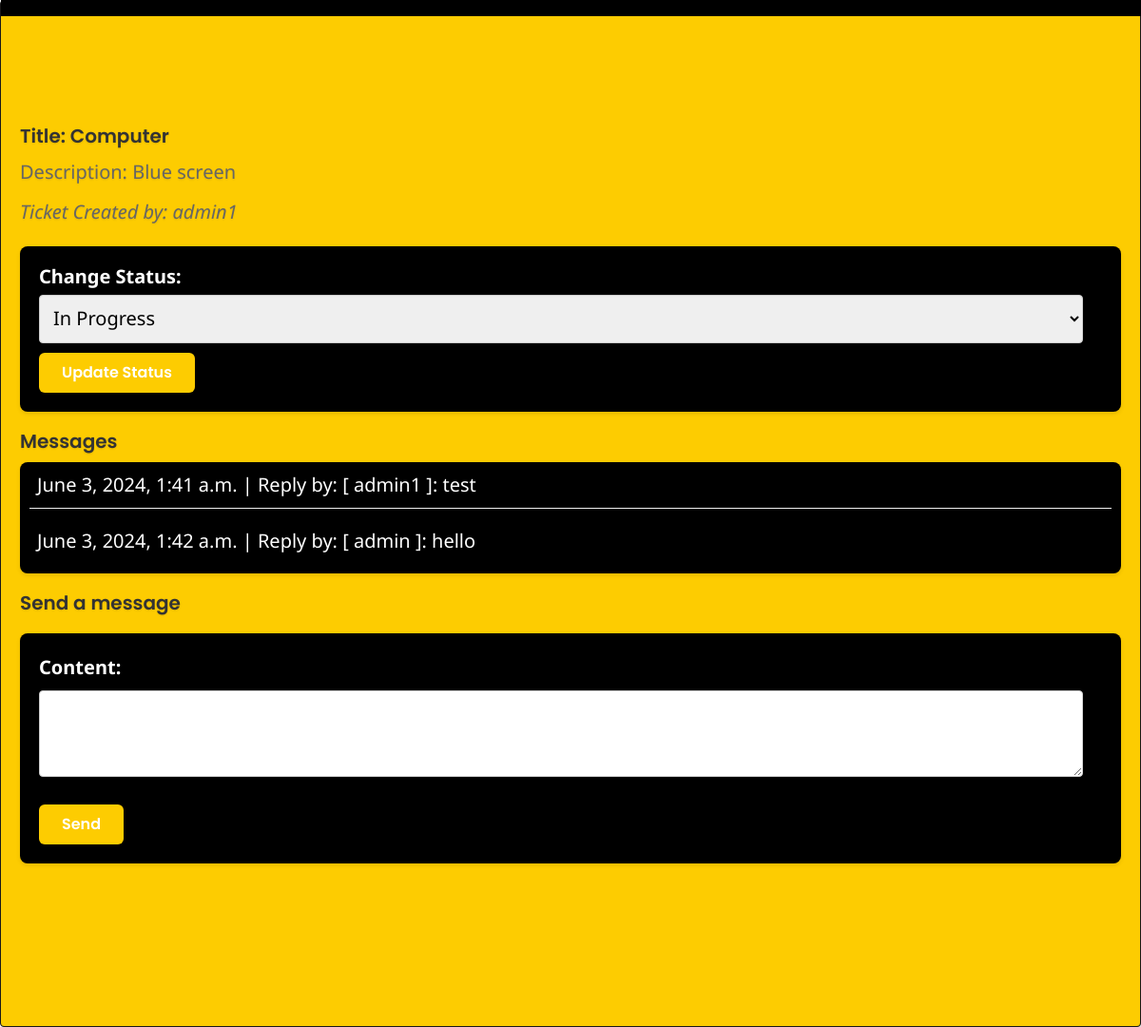
The page /message_ticket_creator/7/ (signed in) on the database its author committed.
### support/models.py (models this page shows, shortened)
class SupportTicket(models.Model):
    ticket_id = models.AutoField(primary_key=True)
    LOW = 'Low'
    MEDIUM = 'Medium'
    HIGH = 'High'
    PRIORITY_CHOICES = [
        (LOW, 'Low'),
        (MEDIUM, 'Medium'),
        (HIGH, 'High'),
    ]
    ELECTRICAL = 'Electrical'
    IT = 'IT'
    FACILITIES = 'Facilities'
    OTHER = 'Other'
    CATEGORY_CHOICES = [
        (ELECTRICAL, 'Electrical'),
        (IT, 'IT'),
        (FACILITIES, 'Facilities'),
        (OTHER, 'Other'),
    ]
    title = models.CharField(max_length=100)
    description = models.TextField()
    status = models.CharField(max_length=20, choices=[
        ('Open', 'Open'),
        ('InProgress', 'InProgress'),
        ('Resolved', 'Resolved'),
        ('Closed', 'Closed'),
    ])
    priority = models.CharField(max_length=10, choices=PRIORITY_CHOICES, default=LOW)
    category = models.CharField(max_length=20, choices=CATEGORY_CHOICES, default=OTHER)
    created_by = models.ForeignKey(User, related_name='tickets_created', on_delete=models.CASCADE)
    assigned_to = models.ForeignKey(User, related_name='tickets_assigned', on_delete=models.SET_NULL, null=True, blank=True)
    created_date = models.DateTimeField(auto_now_add=True)

class Message(models.Model):
    ticket = models.ForeignKey(SupportTicket, related_name='messages', on_delete=models.CASCADE)
    sender = models.ForeignKey(User, on_delete=models.CASCADE)
    content = models.TextField()
    timestamp = models.DateTimeField(auto_now_add=True)

### support/views.py (the view)
# urls.py: path('message_ticket_creator/<int:ticket_id>/', views.message_ticket_creator, name='message_ticket_creator'),  # Include the correct view name here
@login_required
def message_ticket_creator(request, ticket_id):
    ticket = get_object_or_404(SupportTicket, ticket_id=ticket_id)
    if request.method == 'POST':
        form = MessageAndStatusForm(request.POST)
        if form.is_valid():
            message = form.save(commit=False)
            message.ticket = ticket
            message.sender = request.user
            message.save()
            messages.success(request, 'Message sent successfully.')
            return redirect('message_ticket_creator', ticket_id=ticket_id)
    else:
        form = MessageAndStatusForm()
    return render(request, 'support/ticketmessage.html', {
        'ticket': ticket,
        'form': form,
    })

### support/forms.py
class MessageAndStatusForm(forms.ModelForm):
    class Meta:
        model = Message
        fields = ['content']
        widgets = {
            'content': forms.Textarea(attrs={'rows': 3}),
        }

### support/templates/support/ticketmessage.html (shortened to what this page needs)
{% load static %}
<!DOCTYPE html>
<html lang="english">
<head>
  <link
    rel="stylesheet"
    href="https://unpkg.com/animate.css@4.1.1/animate.css"
  />
  <link
    rel="stylesheet"
    href="https://unpkg.com/@teleporthq/teleport-custom-scripts/dist/style.css"
  />
  <link rel="stylesheet" href="{% static 'support/style3.css' %}">
  <link rel="stylesheet" href="{% static 'support/dashboard1.css' %}">
</head>
<body>
<link rel="stylesheet" href="{% static 'support/style3.css' %}" />
<div>
  <link rel="stylesheet" href="{% static 'support/dashboard1.css' %}" />
  <div class="dashboard-container">
    <div class="dashboard-login-page">
      <div class="dashboard-rectangle1">
        <ul id="tickets-table">
            <thead>
              <tr>
                <h2>Title: {{ ticket.title }}</h2>
                <p>Description: {{ ticket.description }}</p>
                <p class="ticket-creator">Ticket Created by: {{ ticket.created_by }}</p>
                <form method="post" action="{% url 'update_ticket_status' ticket.ticket_id %}">
                    <label for="status">Change Status:</label>
                    <select name="status">
                        <option value="InProgress" {% if ticket.status == 'InProgress' %}selected{% endif %}>In Progress</option>
                    </select>
                    <button type="submit" style="color: rgb(255, 255, 255);">Update Status</button>
                </form>
                <h3>Messages</h3>
                <ul class="messages" id="message-list">
                    {% for message in ticket.messages.all %}
                      <li>{{ message.timestamp }} | Reply by: [ {{ message.sender.username }} ]: {{ message.content }}</li>
                    {% endfor %}
                  </ul>
                <h3>Send a message</h3>
                <form method="post" action="{% url 'message_ticket_creator' ticket.ticket_id %}">
                    {{ form.as_p }}
                    <button type="submit" style="color: rgb(255, 255, 255);">Send</button>
                </form>
              </tr>
        </ul>
      <div class="dashboard-navigation-bar">
      </div>
    </div>
  </div>
</div>
</div>
</body>
</html>

### support/static/support/style3.css (style rules this page uses)
:root { --dl-size-size-large: 144px; --dl-size-size-small: 48px; --dl-size-size-medium: 96px; --dl-size-size-xlarge: 192px; --dl-size-size-xsmall: 16px; --dl-space-space-unit: 16px; --dl-size-size-xxlarge: 288px; --dl-size-size-maxwidth: 1400px; --dl-color-theme-accent1: #F3E8E2; --dl-color-theme-accent2: #D8BFAF; --dl-radius-radius-round: 50%; --dl-color-theme-primary1: #D1510A; --dl-color-theme-primary2: #923A06; --dl-space-space-halfunit: 8px; --dl-space-space-sixunits: 96px; --dl-space-space-twounits: 32px; --dl-radius-radius-radius2: 2px; --dl-radius-radius-radius4: 4px; --dl-radius-radius-radius8: 8px; --dl-space-space-fiveunits: 80px; --dl-space-space-fourunits: 64px; --dl-color-theme-secondary1: #F3E8E2; --dl-color-theme-secondary2: #E0D1CB; --dl-space-space-threeunits: 48px; --dl-color-theme-neutral-dark: #191818; --dl-radius-radius-cardradius: 8px; --dl-color-theme-neutral-light: #FBFAF9; --dl-radius-radius-imageradius: 8px; --dl-radius-radius-inputradius: 24px; --dl-radius-radius-buttonradius: 24px; --dl-space-space-oneandhalfunits: 24px; }

### support/static/support/dashboard1.css (style rules this page uses)
.dashboard-container { width: 100%; display: flex; overflow: auto; min-height: 100vh; align-items: center; flex-direction: column; }
.dashboard-login-page { width: 100%; height: 1080px; display: flex; overflow: hidden; position: relative; align-items: center; flex-shrink: 0; justify-content: center; background-color: #ffffff; }
.dashboard-rectangle1 { width: 1920px; height: 1080px; display: flex; position: relative; align-self: flex-start; box-shadow: 5px 5px 10px 0px #d4d4d4; align-items: center; border-color: var(--dl-color-theme-neutral-dark); border-width: 1px; border-radius: var(--dl-radius-radius-radius4); animation-name: none; animation-delay: 0s; background-size: cover; justify-content: center; background-image: url("public/rectangle1423-se-2000w.png"); animation-duration: 300ms; animation-direction: normal; background-position: center; animation-iteration-count: 1; animation-timing-function: ease; }
.dashboard-navigation-bar { top: 0px; flex: 0 0 auto; left: 0px; width: 1920px; height: auto; display: flex; position: absolute; align-self: center; align-items: center; flex-direction: column; justify-content: flex-start; }

### rows shown on the page
SupportTicket: title "Computer", description "Blue screen", created_by "admin1", status "In Progress"
Message: timestamp "June 3, 2024, 1:41 a.m.", sender.username "admin1", content "test"
Message: timestamp "June 3, 2024, 1:42 a.m.", sender.username "admin", content "hello"
